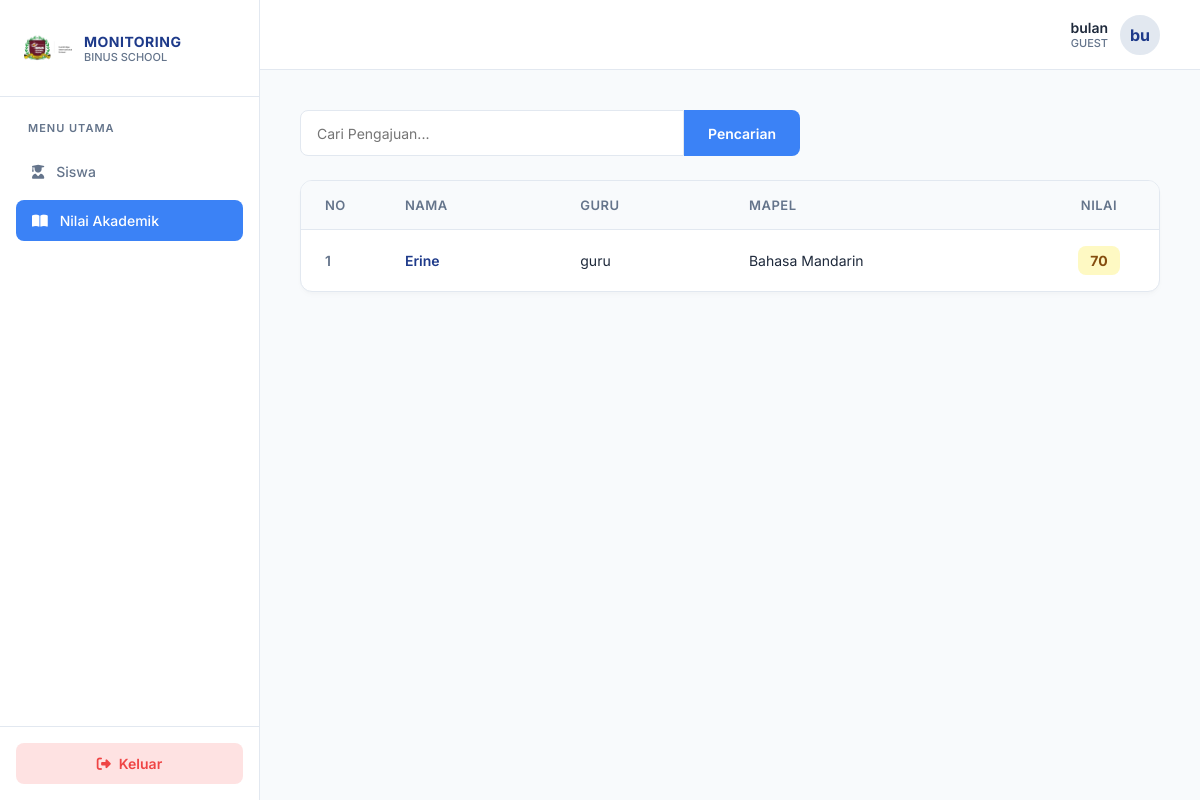
Screenshot of /nilai-akademik/ (signed in) with the database file from the repository.
### monitoring/models.py (models this page shows, shortened)
class Nilai(models.Model):
    guru = models.ForeignKey(AbstractUser, on_delete=models.CASCADE, related_name='inputted_grades')
    murid = models.ForeignKey(Murid, on_delete=models.CASCADE, related_name='nilai_set')
    mapel = models.ForeignKey(MataPelajaran, on_delete=models.CASCADE, related_name='grades')
    nilai = models.IntegerField()
    updated_year = models.IntegerField()

class Murid(models.Model):
    GENDER_CHOICES = (
        ('Laki-Laki', 'Laki-Laki'),
        ('Perempuan', 'Perempuan'),
    )
    name = models.CharField(max_length=255)
    jenis_kelamin = models.CharField(max_length=20, choices=GENDER_CHOICES)
    tanggal_lahir = models.DateField()
    kelas = models.CharField(max_length=50)
    foto = models.ImageField(upload_to='murid/', blank=True, null=True)
    status = models.BooleanField(default=True)
    ortu = models.ForeignKey(AbstractUser, on_delete=models.CASCADE, related_name='children')

class AbstractUser(models.Model):
    ROLE_CHOICES = (
        (1, 'Guru'),
        (2, 'Ortu'),
        (3, 'Admin'),
    )
    user = models.OneToOneField(User, on_delete=models.CASCADE, related_name='abstract_user')
    name = models.CharField(max_length=255)
    roles = models.IntegerField(choices=ROLE_CHOICES, default=2)
    status = models.BooleanField(default=False)

class MataPelajaran(models.Model):
    nama = models.CharField(max_length=255)

### monitoring/views.py (the view)
# urls.py: path('nilai-akademik/', views.nilai_akademik_view, name='nilai_akademik'),
@login_required
def nilai_akademik_view(request):
    role = request.session.get('roles')
    user_id = request.session.get('user_id')
    if role == 'ORTU':
        grades = Nilai.objects.filter(murid__ortu_id=user_id)
    else:
        grades = Nilai.objects.all()
    search_query = request.GET.get('search', '')
    if search_query:
        grades = grades.filter(murid__name__icontains=search_query)
    murids = Murid.objects.all()
    mapels = MataPelajaran.objects.all()
    return render(request, 'monitoring/nilai_akademik.html', {
        'grades': grades,
        'search_query': search_query,
        'murids': murids,
        'mapels': mapels,
    })

### monitoring/templates/monitoring/nilai_akademik.html (shortened to what this page needs)
{% extends 'monitoring/base.html' %}
{% block content %}
<div class="page-header">
    <form method="GET" action="{% url 'nilai_akademik' %}" class="search-container">
        <input type="text" name="search" class="search-input" placeholder="Cari Pengajuan..." value="{{ search_query }}">
        <button type="submit" class="search-btn">Pencarian</button>
    </form>
</div>
<div class="table-card">
    <div class="table-responsive">
        <table class="grade-table">
            <thead>
                <tr>
                    <th style="width: 80px;">No</th>
                    <th>Nama</th>
                    <th>Guru</th>
                    <th>Mapel</th>
                    <th style="text-align: center; width: 120px;">Nilai</th>
                </tr>
            </thead>
            <tbody>
                {% for grade in grades %}
                    <tr>
                        <td style="font-weight: 600; color: var(--text-muted);">{{ forloop.counter }}</td>
                        <td style="font-weight: 600; color: var(--primary);">{{ grade.murid.name }}</td>
                        <td>{{ grade.guru.name }}</td>
                        <td>{{ grade.mapel.nama }}</td>
                        <td style="text-align: center;">
                            <span class="grade-badge {% if grade.nilai >= 80 %}grade-high{% elif grade.nilai >= 60 %}grade-mid{% else %}grade-low{% endif %}">
                                {{ grade.nilai }}
                            </span>
                        </td>
                    </tr>
                {% endfor %}
            </tbody>
        </table>
    </div>
</div>
{% endblock %}

### monitoring/templates/monitoring/base.html (shortened to what this page needs)
{% load static %}
<!DOCTYPE html>
<html lang="id">
<head>
    <link rel="stylesheet" href="https://cdnjs.cloudflare.com/ajax/libs/font-awesome/6.4.0/css/all.min.css">
</head>
<body>
    <div class="sidebar">
        <div class="sidebar-header">
            <img src="{% static 'monitoring/logo_tk.png' %}" alt="BINUS SCHOOL Logo" style="width: 48px; height: 48px; object-fit: contain;">
            <div class="logo-text">
                <span class="logo-title">MONITORING</span>
                <span class="logo-subtitle">BINUS SCHOOL</span>
            </div>
        </div>
        <ul class="sidebar-menu">
            <span class="menu-label">Menu Utama</span>
            <li class="sidebar-item {% if request.resolver_match.url_name == 'siswa' %}active{% endif %}">
                <a href="{% url 'siswa' %}">
                    <i class="fa-solid fa-user-graduate"></i>
                    <span>Siswa</span>
                </a>
            </li>
            <li class="sidebar-item {% if request.resolver_match.url_name == 'nilai_akademik' %}active{% endif %}">
                <a href="{% url 'nilai_akademik' %}">
                    <i class="fa-solid fa-book-open"></i>
                    <span>Nilai Akademik</span>
                </a>
            </li>
        </ul>
        <div class="sidebar-footer">
            <a href="{% url 'logout' %}" class="logout-btn">
                <i class="fa-solid fa-right-from-bracket"></i>
                <span>Keluar</span>
            </a>
        </div>
    </div>
    <div class="main-container">
        <header class="header">
            <div class="user-profile">
                <div class="user-info">
                    <div class="user-name">{{ request.session.name|default:"PENGGUNA" }}</div>
                    <div class="user-role">{{ request.session.roles|default:"GUEST" }}</div>
                </div>
                <div class="user-avatar">
                    {{ request.session.name|slice:":2"|default:"U" }}
                </div>
            </div>
        </header>
        <main class="content">
            {% block content %}{% endblock %}
        </main>
    </div>
</body>
</html>

### rows the page displays
Nilai: murid.name "Erine", guru.name "guru", mapel.nama "Bahasa Mandarin", nilai "70"

### other values shown
{{ request.session.name|default:"PENGGUNA" }} "bulan"
{{ request.session.roles|default:"GUEST" }} "GUEST"
{{ request.session.name|slice:":2"|default:"U" }} "bu"
